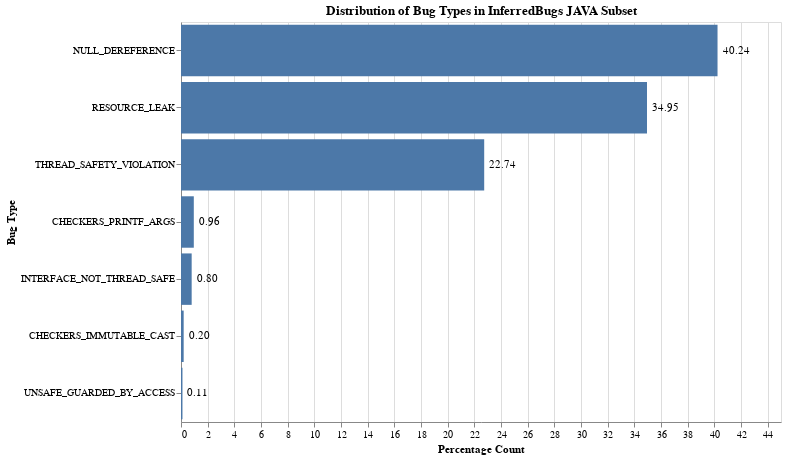

Notebook source saved alongside this figure:
### Code cell
final_chart

### Figure 1 — Vega-Lite specification as saved in the notebook (floating-point values rounded to 4 significant figures)
{"config": {"view": {"continuousWidth": 300, "continuousHeight": 300}, "background": "white"}, "layer": [{"mark": {"type": "bar"}, "encoding": {"tooltip": [{"field": "Bug Type", "type": "nominal"}, {"field": "Percentage Count", "type": "quantitative"}], "x": {"axis": {"title": "Percentage Count"}, "field": "Percentage Count", "type": "quantitative"}, "y": {"axis": {"title": "Bug Type"}, "field": "Bug Type", "sort": "-x", "type": "nominal"}}, "name": "view_5", "title": "Distribution of Bug Types in InferredBugs JAVA Subset"}, {"mark": {"type": "text", "align": "left", "baseline": "middle", "dx": 5}, "encoding": {"text": {"field": "Percentage Count", "format": ".2f", "type": "quantitative"}, "tooltip": [{"field": "Bug Type", "type": "nominal"}, {"field": "Percentage Count", "type": "quantitative"}], "x": {"axis": {"title": "Percentage Count"}, "field": "Percentage Count", "type": "quantitative"}, "y": {"axis": {"title": "Bug Type"}, "field": "Bug Type", "sort": "-x", "type": "nominal"}}, "title": "Distribution of Bug Types in InferredBugs JAVA Subset"}], "data": {"name": "data-d21cb71f81d9ceaa5b74a49b7b78043c"}, "height": 400, "params": [{"name": "param_5", "select": {"type": "interval", "encodings": ["x", "y"]}, "bind": "scales", "views": ["view_5"]}], "width": 600, "$schema": "https://vega.github.io/schema/vega-lite/v5.8.0.json", "datasets": {"data-d21cb71f81d9ceaa5b74a49b7b78043c": [{"Bug Type": "NULL_DEREFERENCE", "Percentage Count": 40.24}, {"Bug Type": "RESOURCE_LEAK", "Percentage Count": 34.95}, {"Bug Type": "THREAD_SAFETY_VIOLATION", "Percentage Count": 22.74}, {"Bug Type": "CHECKERS_PRINTF_ARGS", "Percentage Count": 0.96}, {"Bug Type": "INTERFACE_NOT_THREAD_SAFE", "Percentage Count": 0.8}, {"Bug Type": "CHECKERS_IMMUTABLE_CAST", "Percentage Count": 0.2}, {"Bug Type": "UNSAFE_GUARDED_BY_ACCESS", "Percentage Count": 0.11}]}}
